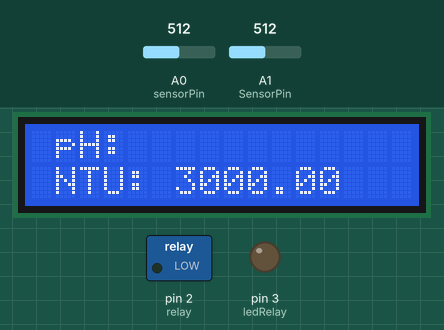
This sketch was run on a simulated Arduino Uno, built with avr-gcc and run on an emulated ATmega328P. On the bench: 16×2 character LCD, switched loads named in the sketch (green lamp = pin HIGH), output pins drawn as LEDs (lit = HIGH). The test bench sets the inputs (shaded band); at power-on: A1 (SensorPin) = 512, A0 (sensorPin) = 512. What the sketch prints to the serial monitor is not drawn.

Above: at 1.2 s.
1.3 s: A1 (SensorPin) set to 494
At 1.78 s:
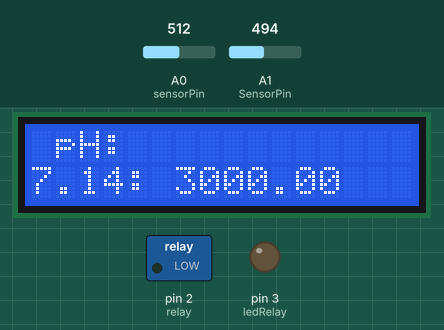
3.3 s: A1 (SensorPin) set to 476
At 4.32 s:
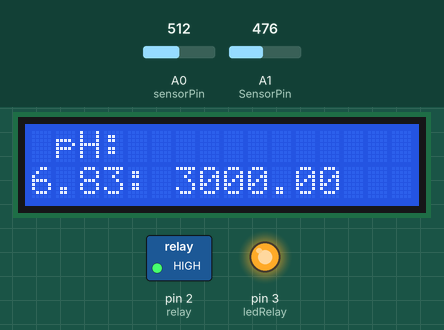
6.0 s: A0 (sensorPin) set to 716
At 6.57 s:
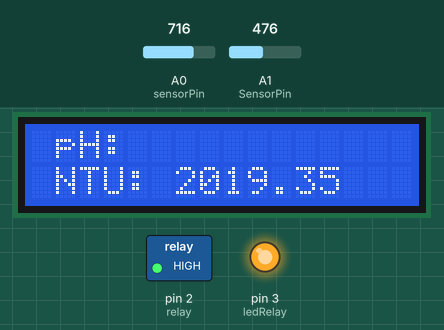
7.7 s: A1 (SensorPin) set to 510
At 8.4 s:
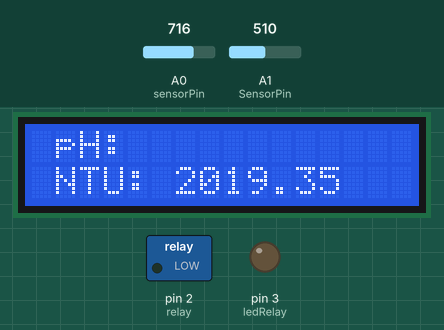
9.4 s: A1 (SensorPin) set to 0
At 9.56 s:
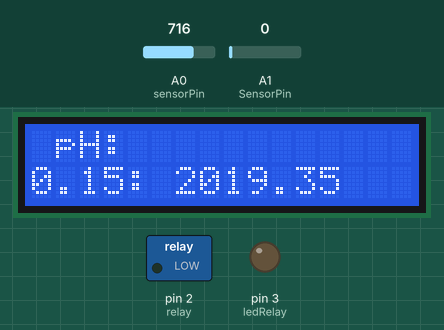
12.4 s: A0 (sensorPin) set to 810
At 12.73 s:
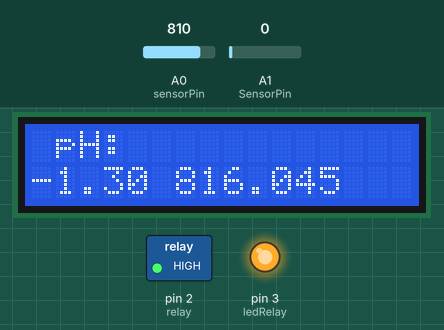
Timing chart, 0 to 15.0 s (numbered marks = the images above; inputs shaded):
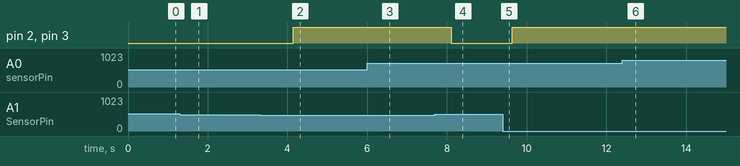

Measured:
- the behaviour switches between 486 and 485 on A1 (SensorPin) (found by bisection; images 1 and 2)
- after the input at 1.3 s, the display: changes after 0.41 s (image 1)
- after the input at 3.3 s, pin 2 (relay), pin 3 (ledRelay): LOW → HIGH after 0.85 s; the display: first differs from a run without the input after 0.70 s (image 2)
- after the input at 6.0 s, the display: first differs from a run without the input after 0.25 s (image 3)
- after the input at 7.7 s, pin 2 (relay), pin 3 (ledRelay): HIGH → LOW after 0.41 s; the display: first differs from a run without the input after 0.26 s (image 4 shows a later state)
- after the input at 9.4 s, pin 2 (relay), pin 3 (ledRelay): LOW → HIGH after 0.24 s; the display: changes after 0.09 s (image 5)
- after the input at 12.4 s, the display: first differs from a run without the input after 0.14 s (image 6 shows a later state)

The sketch:

EcoliCode.ino
```cpp
#include <Wire.h>
#include <LiquidCrystal_I2C.h>
int lcdColumns = 7;
int lcdRows = 6;
LiquidCrystal_I2C lcd(0x27, lcdColumns, lcdRows);
//PH Sensor
 #define SensorPin A1
 int relay = 2;
 int ledRelay = 3;
unsigned long int avgValue;
float b;
int buf[10],temp;
//Turbidity Sensor
int sensorPin = A0;
float volt;
float ntu;
void setup() {
  pinMode(relay, OUTPUT);
  pinMode(ledRelay, OUTPUT);
  Wire.begin();
  Serial.begin(9600);
  lcd.init();
  lcd.backlight();

}

void loop() {
//PH sensro code
for(int i=0;i<10;i++)
  {
    buf[i]=analogRead(SensorPin);
    delay(10);
  }
  for(int i=0;i<9;i++)
  {
    for(int j=i+1;j<10;j++)
    {
      if(buf[i]>buf[j])
      {
        temp=buf[i];
        buf[i]=buf[j];
        buf[j]=temp;
      }
    }
  }
  avgValue=0;
  for(int i=2;i<8;i++)
    avgValue+=buf[i];
  float phValue=(float)avgValue*5.0/1024/6;
  phValue=3.5*phValue - 1.3;
  lcd.setCursor(0,0);
  lcd.print(" pH:    ");
  lcd.setCursor(0,9);
  lcd.print(phValue,2);
  Serial.println(phValue);
 //=====================================================================
 //Turbidity Code
 //=====================================================================
    volt = 0;
    for(int i=0; i<800; i++)
    {
        volt += ((float)analogRead(sensorPin)/1023)*5;
    }
    volt = volt/800;
    volt = round_to_dp(volt,2);
    if(volt < 2.5){
      ntu = 3000;
    }else{
      ntu = -1120.4*square(volt)+5742.3*volt-4353.8;
    }
    lcd.setCursor(0,1);
    lcd.print(" NTU: ");
    lcd.print(ntu);

    delay(10);

if ( phValue > 7 && ntu > 500){
  digitalWrite(relay, LOW);
  digitalWrite(ledRelay, LOW);
  delay(500);
}
else{
    digitalWrite(relay, HIGH);
  digitalWrite(ledRelay, HIGH);
}

}
float round_to_dp( float in_value, int decimal_place )
{
  float multiplier = powf( 10.0f, decimal_place );
  in_value = roundf( in_value * multiplier ) / multiplier;
  return in_value;
}
```
